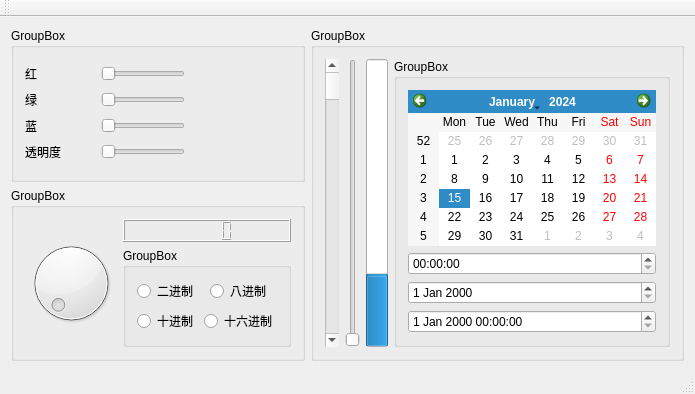
<?xml version="1.0" encoding="UTF-8"?>
<ui version="4.0">
 <class>MainWindow</class>
 <widget class="QMainWindow" name="MainWindow">
  <property name="geometry">
   <rect>
    <x>0</x>
    <y>0</y>
    <width>695</width>
    <height>394</height>
   </rect>
  </property>
  <property name="windowTitle">
   <string>MainWindow</string>
  </property>
  <widget class="QWidget" name="centralWidget">
   <layout class="QGridLayout" name="gridLayout">
    <item row="0" column="0">
     <widget class="QGroupBox" name="groupBox">
      <property name="title">
       <string>GroupBox</string>
      </property>
      <layout class="QGridLayout" name="gridLayout_4">
       <item row="0" column="0">
        <layout class="QVBoxLayout" name="verticalLayout_3">
         <item>
          <layout class="QHBoxLayout" name="horizontalLayout_14">
           <item>
            <widget class="QLabel" name="label_3">
             <property name="minimumSize">
              <size>
               <width>70</width>
               <height>0</height>
              </size>
             </property>
             <property name="text">
              <string>红</string>
             </property>
            </widget>
           </item>
           <item>
            <widget class="QSlider" name="horizontalSlider_4">
             <property name="orientation">
              <enum>Qt::Horizontal</enum>
             </property>
            </widget>
           </item>
          </layout>
         </item>
         <item>
          <layout class="QHBoxLayout" name="horizontalLayout_13">
           <item>
            <widget class="QLabel" name="label_4">
             <property name="minimumSize">
              <size>
               <width>70</width>
               <height>0</height>
              </size>
             </property>
             <property name="text">
              <string>绿</string>
             </property>
            </widget>
           </item>
           <item>
            <widget class="QSlider" name="horizontalSlider">
             <property name="orientation">
              <enum>Qt::Horizontal</enum>
             </property>
            </widget>
           </item>
          </layout>
         </item>
         <item>
          <layout class="QHBoxLayout" name="horizontalLayout_12">
           <item>
            <widget class="QLabel" name="label_5">
             <property name="minimumSize">
              <size>
               <width>70</width>
               <height>0</height>
              </size>
             </property>
             <property name="text">
              <string>蓝</string>
             </property>
            </widget>
           </item>
           <item>
            <widget class="QSlider" name="horizontalSlider_2">
             <property name="orientation">
              <enum>Qt::Horizontal</enum>
             </property>
            </widget>
           </item>
          </layout>
         </item>
         <item>
          <layout class="QHBoxLayout" name="horizontalLayout_11">
           <item>
            <widget class="QLabel" name="label_6">
             <property name="minimumSize">
              <size>
               <width>70</width>
               <height>0</height>
              </size>
             </property>
             <property name="text">
              <string>透明度</string>
             </property>
            </widget>
           </item>
           <item>
            <widget class="QSlider" name="horizontalSlider_3">
             <property name="orientation">
              <enum>Qt::Horizontal</enum>
             </property>
            </widget>
           </item>
          </layout>
         </item>
        </layout>
       </item>
       <item row="0" column="1">
        <widget class="QLabel" name="label_2">
         <property name="minimumSize">
          <size>
           <width>100</width>
           <height>100</height>
          </size>
         </property>
         <property name="text">
          <string/>
         </property>
        </widget>
       </item>
      </layout>
     </widget>
    </item>
    <item row="0" column="1" rowspan="2">
     <widget class="QGroupBox" name="groupBox_2">
      <property name="title">
       <string>GroupBox</string>
      </property>
      <layout class="QGridLayout" name="gridLayout_5">
       <item row="0" column="1">
        <widget class="QSlider" name="verticalSlider">
         <property name="orientation">
          <enum>Qt::Vertical</enum>
         </property>
        </widget>
       </item>
       <item row="0" column="2">
        <widget class="QProgressBar" name="progressBar">
         <property name="value">
          <number>24</number>
         </property>
         <property name="orientation">
          <enum>Qt::Vertical</enum>
         </property>
        </widget>
       </item>
       <item row="0" column="0">
        <widget class="QScrollBar" name="verticalScrollBar">
         <property name="orientation">
          <enum>Qt::Vertical</enum>
         </property>
        </widget>
       </item>
       <item row="0" column="3">
        <widget class="QGroupBox" name="groupBox_6">
         <property name="title">
          <string>GroupBox</string>
         </property>
         <layout class="QGridLayout" name="gridLayout_9">
          <item row="0" column="0">
           <widget class="QCalendarWidget" name="calendarWidget"/>
          </item>
          <item row="1" column="0">
           <widget class="QTimeEdit" name="timeEdit"/>
          </item>
          <item row="2" column="0">
           <widget class="QDateEdit" name="dateEdit"/>
          </item>
          <item row="3" column="0">
           <widget class="QDateTimeEdit" name="dateTimeEdit"/>
          </item>
         </layout>
        </widget>
       </item>
      </layout>
     </widget>
    </item>
    <item row="1" column="0">
     <widget class="QGroupBox" name="groupBox_4">
      <property name="title">
       <string>GroupBox</string>
      </property>
      <layout class="QGridLayout" name="gridLayout_8">
       <item row="0" column="1">
        <widget class="QLCDNumber" name="lcdNumber"/>
       </item>
       <item row="1" column="1">
        <widget class="QGroupBox" name="groupBox_5">
         <property name="title">
          <string>GroupBox</string>
         </property>
         <layout class="QGridLayout" name="gridLayout_7">
          <item row="0" column="0">
           <layout class="QHBoxLayout" name="horizontalLayout_16">
            <item>
             <widget class="QRadioButton" name="radioButton">
              <property name="text">
               <string>二进制</string>
              </property>
             </widget>
            </item>
            <item>
             <widget class="QRadioButton" name="radioButton_2">
              <property name="text">
               <string>八进制</string>
              </property>
             </widget>
            </item>
           </layout>
          </item>
          <item row="1" column="0">
           <layout class="QHBoxLayout" name="horizontalLayout_15">
            <item>
             <widget class="QRadioButton" name="radioButton_3">
              <property name="text">
               <string>十进制</string>
              </property>
             </widget>
            </item>
            <item>
             <widget class="QRadioButton" name="radioButton_4">
              <property name="text">
               <string>十六进制</string>
              </property>
             </widget>
            </item>
           </layout>
          </item>
         </layout>
        </widget>
       </item>
       <item row="0" column="0" rowspan="2">
        <widget class="QDial" name="dial"/>
       </item>
      </layout>
     </widget>
    </item>
   </layout>
  </widget>
  <widget class="QMenuBar" name="menuBar">
   <property name="geometry">
    <rect>
     <x>0</x>
     <y>0</y>
     <width>695</width>
     <height>23</height>
    </rect>
   </property>
  </widget>
  <widget class="QToolBar" name="mainToolBar">
   <attribute name="toolBarArea">
    <enum>TopToolBarArea</enum>
   </attribute>
   <attribute name="toolBarBreak">
    <bool>false</bool>
   </attribute>
  </widget>
  <widget class="QStatusBar" name="statusBar"/>
 </widget>
 <layoutdefault spacing="6" margin="11"/>
 <resources/>
 <connections/>
</ui>
